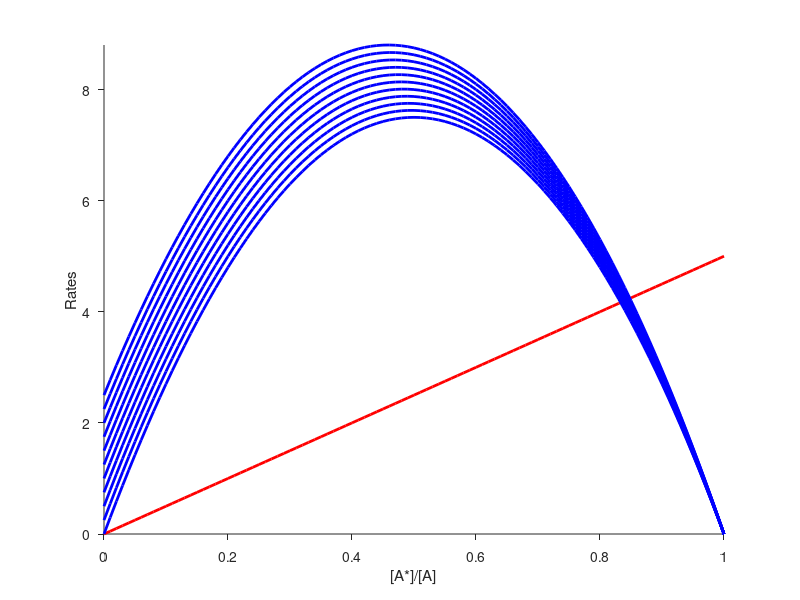
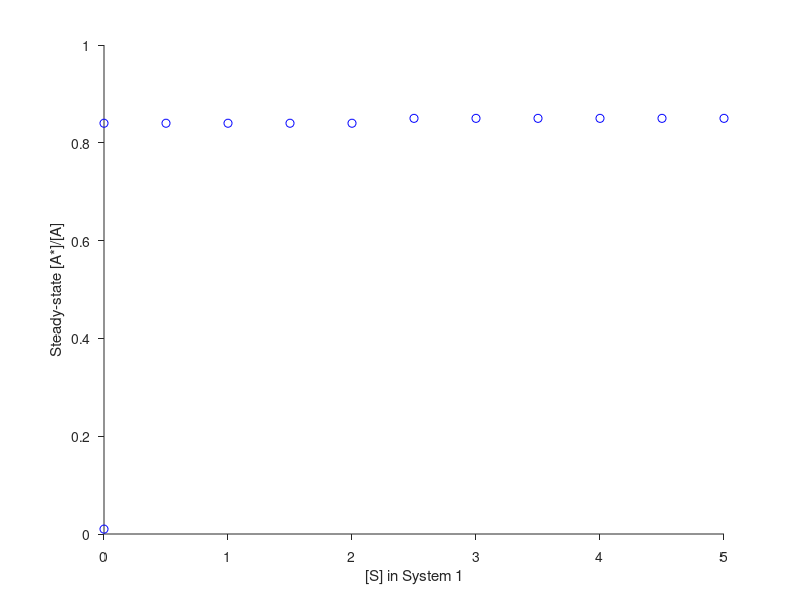
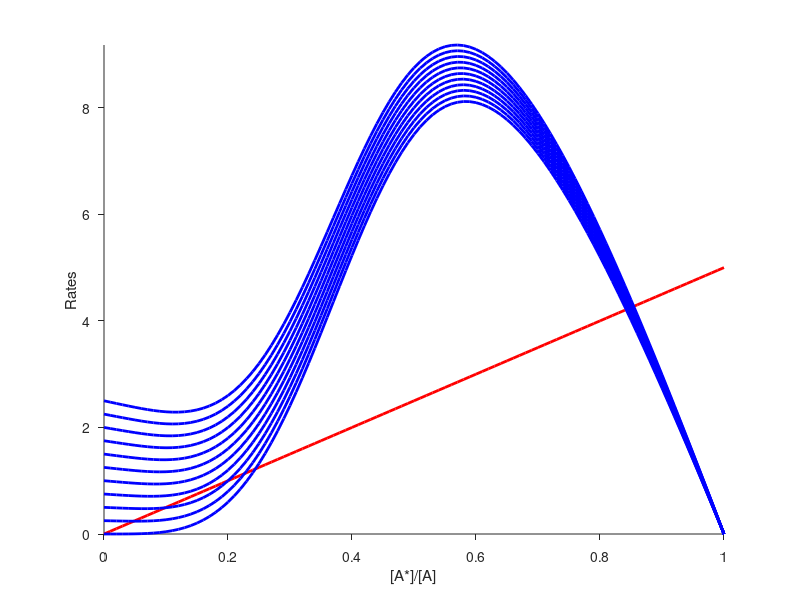
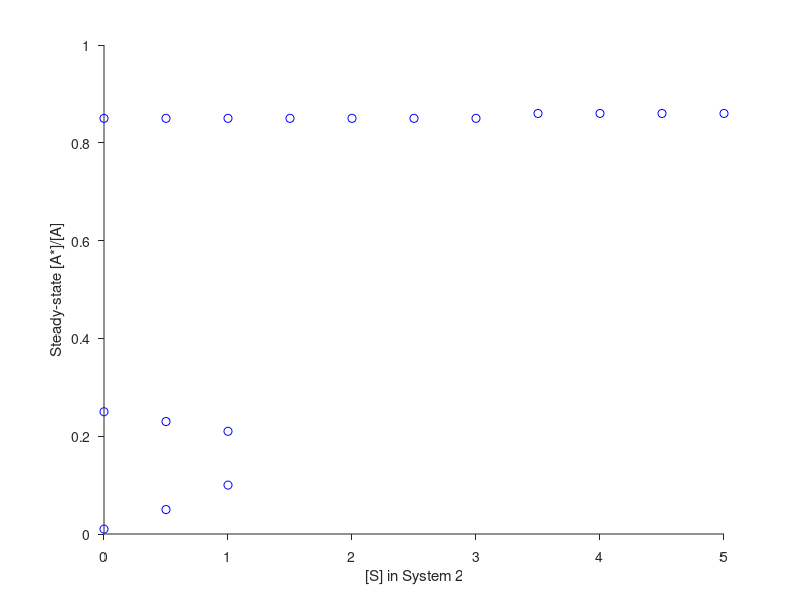

Write MATLAB code to recreate these figures, in order.
% % 
% %  Question 4 of the assigment 3
% %  
% %  System 1

Astar = 0:0.01:1 ;
S = 0:0.5:5;
kplus = 0.5 ;
kf = 30 ;
Kmb = 0.5 ;
Kmf = 0.5
kminus = 5 ;
h = 4;
BR = kminus.*Astar ;
figure
handle1 = gcf ;
hold on 
plot(Astar,BR,'r','LineWidth',2)
set(gca,'TickDir','Out')

figure
handle2 = gcf ;
hold on

for i=1:length(S)
  FR = (kplus.*S(i) + kf.*Astar).*(1 - Astar);
  figure(handle1)
  plot(Astar,FR,'b','LineWidth',2)
  
  crossings = [] ;
  difference = FR-BR ;
  for iii=2:length(FR)
    if (sign(difference(iii)) ~= sign(difference(iii-1)))
      crossings = [crossings,iii] ;
    end
  end
  figure(handle2)
  plot(S(i),Astar(crossings),'bo')
  
end
figure(handle1)
axis([0 1 0 max(FR)])
set(gca,'TickDir','Out')
xlabel('[A*]/[A]')
ylabel('Rates')

figure(handle2)
set(gca,'TickDir','Out')
xlabel('[S] in System 1')
ylabel('Steady-state [A*]/[A]')


% % 
% %  Question 4 of the assigment 3
% %  
% %  System 2

BR = kminus.*Astar ;
figure
handle1 = gcf ;
hold on 
plot(Astar,BR,'r','LineWidth',2)
set(gca,'TickDir','Out')

figure
handle2 = gcf ;
hold on

for i=1:length(S)
  FR = (kplus*S(i)+kf*(Astar.^h./(Astar.^h+Kmf^h))).*(1-Astar);
  figure(handle1)
  plot(Astar,FR,'b','LineWidth',2)
  
  crossings = [] ;
  difference = FR-BR ;
  for iii=2:length(FR)
    if (sign(difference(iii)) ~= sign(difference(iii-1)))
      crossings = [crossings,iii] ;
    end
  end
  figure(handle2)
  plot(S(i),Astar(crossings),'bo')
  
end
figure(handle1)
axis([0 1 0 max(FR)])
set(gca,'TickDir','Out')
xlabel('[A*]/[A]')
ylabel('Rates')

figure(handle2)
set(gca,'TickDir','Out')
xlabel('[S] in System 2')
ylabel('Steady-state [A*]/[A]')

% % 
% %  Question 4 of the assigment 3
% %  
% %  System 3

BR = kminus.*(Astar./(Astar+Kmb)) ;
figure
handle1 = gcf ;
hold on 
plot(Astar,BR,'r','LineWidth',2)
set(gca,'TickDir','Out')

figure
handle2 = gcf ;
hold on

for i=1:length(S)
  FR = (kplus.*S(i) + kf.*Astar).*(1 - Astar);
  figure(handle1)
  plot(Astar,FR,'b','LineWidth',2)
  
  crossings = [] ;
  difference = FR-BR ;
  for iii=2:length(FR)
    if (sign(difference(iii)) ~= sign(difference(iii-1)))
      crossings = [crossings,iii] ;
    end
  end
  figure(handle2)
  plot(S(i),Astar(crossings),'bo')
  
end
figure(handle1)
axis([0 1 0 max(FR)])
set(gca,'TickDir','Out')
xlabel('[A*]/[A]')
ylabel('Rates')

figure(handle2)
set(gca,'TickDir','Out')
xlabel('[S] in System 3')
ylabel('Steady-state [A*]/[A]')


% % 
% %  Question 4 of the assigment 3
% %  
% %  System 4

BR = kminus.*(Astar./(Astar+Kmb)) ;
figure
handle1 = gcf ;
hold on 
plot(Astar,BR,'r','LineWidth',2)
set(gca,'TickDir','Out')

figure
handle2 = gcf ;
hold on

for i=1:length(S)
   FR = (kplus*S(i)+kf*(Astar.^h./(Astar.^h+Kmf^h))).*(1-Astar);
  figure(handle1)
  plot(Astar,FR,'b','LineWidth',2)
  
  crossings = [] ;
  difference = FR-BR ;
  for iii=2:length(FR)
    if (sign(difference(iii)) ~= sign(difference(iii-1)))
      crossings = [crossings,iii] ;
    end
  end
  figure(handle2)
  plot(S(i),Astar(crossings),'bo')
  
end
figure(handle1)
axis([0 1 0 max(FR)])
set(gca,'TickDir','Out')
xlabel('[A*]/[A]')
ylabel('Rates')

figure(handle2)
set(gca,'TickDir','Out')
xlabel('[S] in System 4')
ylabel('Steady-state [A*]/[A]')